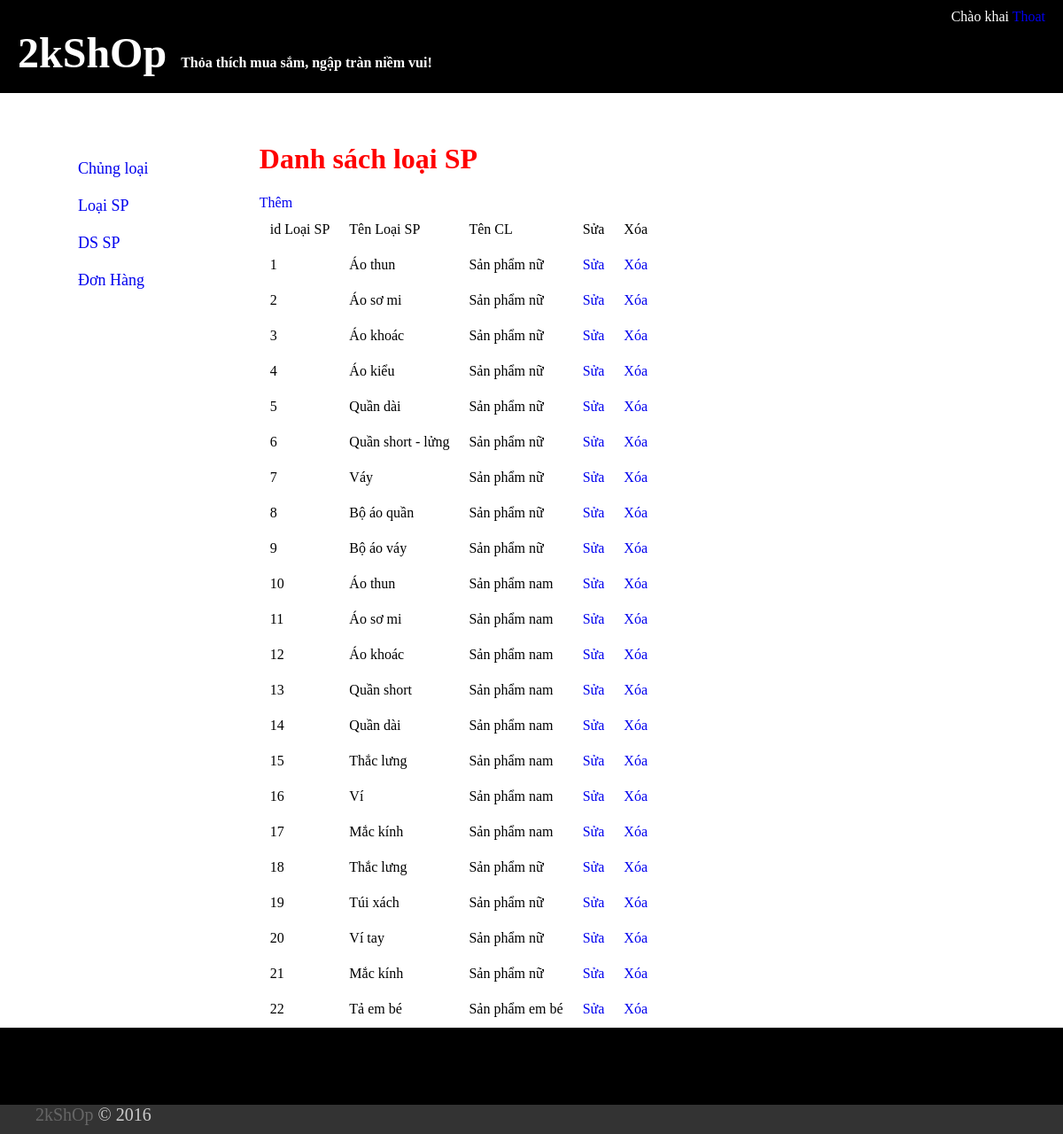
The app's page /thanhvien/index.php?id=loaisp (signed in) with its own data.
### tables this page shows
CREATE TABLE IF NOT EXISTS `webtm_loaisp` (
  `idLoai` int(12) NOT NULL AUTO_INCREMENT,
  `idCL` int(12) NOT NULL DEFAULT '0',
  `TenLoai` varchar(100) NOT NULL,
  `AnHien` int(1) NOT NULL DEFAULT '1',
  PRIMARY KEY (`idLoai`)
);

CREATE TABLE IF NOT EXISTS `webtm_chungloaisp` (
  `idCL` int(12) NOT NULL AUTO_INCREMENT,
  `TenCL` varchar(100) NOT NULL,
  PRIMARY KEY (`idCL`)
);

### thanhvien/dsloai.php (the view, shortened to what this page needs)
<!DOCTYPE html PUBLIC "-//W3C//DTD XHTML 1.0 Transitional//EN" "http://www.w3.org/TR/xhtml1/DTD/xhtml1-transitional.dtd">
<html xmlns="http://www.w3.org/1999/xhtml">
<head>
</head>
<body>
<div>
	<div>
    	<h1 id="1" style="color:#F00">Danh sách loại SP</h1>
    </div>
    <div><a href="index.php?id=themloaisp">Thêm</a></div>
    <table >
    	<tr>
        	<td>id Loại SP</td>
            <td>Tên Loại SP</td>
            <td>Tên CL</td>
            <td>Sửa</td>
            <td>Xóa</td>
        </tr>
        <?php
			$s1="select * from webtm_loaisp,webtm_chungloaisp where webtm_chungloaisp.idCL=webtm_loaisp.idCL order by idLoai";
			$kq1=mysql_query($s1,$link);
			while($d1=mysql_fetch_array($kq1)) { ?>
            <tr>
            	<td><?php echo $d1['idLoai'] ?></td>
                <td><?php echo $d1['TenLoai'] ?></td>
                <td><?php echo $d1['TenCL']?></td>
                <td><a href="index.php?id=sualoaisp&idloai=<?php echo $d1['idLoai'] ?>">Sửa</a></td>
                <td><a href="index.php?id=xoaloaisp&idLoai=<?php echo $d1['idLoai'] ?>">Xóa</a></td>
            </tr>
		<?php
			}
		?>
    </table>
</div>
</body>
</html>

### thanhvien/index.php (style rules this page uses)
body { margin: 0; padding: 0; }
td { padding: 10px; }

### thanhvien/menu.php (style rules this page uses)
body a { text-decoration:none; }

### records on screen
webtm_loaisp: idLoai "1", TenLoai "Áo thun", webtm_chungloaisp.TenCL "Sản phẩm nữ"
webtm_loaisp: idLoai "2", TenLoai "Áo sơ mi", webtm_chungloaisp.TenCL "Sản phẩm nữ"
webtm_loaisp: idLoai "3", TenLoai "Áo khoác", webtm_chungloaisp.TenCL "Sản phẩm nữ"
webtm_loaisp: idLoai "4", TenLoai "Áo kiểu", webtm_chungloaisp.TenCL "Sản phẩm nữ"
webtm_loaisp: idLoai "5", TenLoai "Quần dài", webtm_chungloaisp.TenCL "Sản phẩm nữ"
webtm_loaisp: idLoai "6", TenLoai "Quần short - lửng", webtm_chungloaisp.TenCL "Sản phẩm nữ"
webtm_loaisp: idLoai "7", TenLoai "Váy", webtm_chungloaisp.TenCL "Sản phẩm nữ"
webtm_loaisp: idLoai "8", TenLoai "Bộ áo quần", webtm_chungloaisp.TenCL "Sản phẩm nữ"
webtm_loaisp: idLoai "9", TenLoai "Bộ áo váy", webtm_chungloaisp.TenCL "Sản phẩm nữ"
webtm_loaisp: idLoai "10", TenLoai "Áo thun", webtm_chungloaisp.TenCL "Sản phẩm nam"
webtm_loaisp: idLoai "11", TenLoai "Áo sơ mi", webtm_chungloaisp.TenCL "Sản phẩm nam"
webtm_loaisp: idLoai "12", TenLoai "Áo khoác", webtm_chungloaisp.TenCL "Sản phẩm nam"
webtm_loaisp: idLoai "13", TenLoai "Quần short", webtm_chungloaisp.TenCL "Sản phẩm nam"
webtm_loaisp: idLoai "14", TenLoai "Quần dài", webtm_chungloaisp.TenCL "Sản phẩm nam"
webtm_loaisp: idLoai "15", TenLoai "Thắc lưng", webtm_chungloaisp.TenCL "Sản phẩm nam"
webtm_loaisp: idLoai "16", TenLoai "Ví", webtm_chungloaisp.TenCL "Sản phẩm nam"
webtm_loaisp: idLoai "17", TenLoai "Mắc kính", webtm_chungloaisp.TenCL "Sản phẩm nam"
webtm_loaisp: idLoai "18", TenLoai "Thắc lưng", webtm_chungloaisp.TenCL "Sản phẩm nữ"
webtm_loaisp: idLoai "19", TenLoai "Túi xách", webtm_chungloaisp.TenCL "Sản phẩm nữ"
webtm_loaisp: idLoai "20", TenLoai "Ví tay", webtm_chungloaisp.TenCL "Sản phẩm nữ"
webtm_loaisp: idLoai "21", TenLoai "Mắc kính", webtm_chungloaisp.TenCL "Sản phẩm nữ"
webtm_loaisp: idLoai "22", TenLoai "Tả em bé", webtm_chungloaisp.TenCL "Sản phẩm em bé"

### other values on screen
$_SESSION['usernametv'] "khai"
